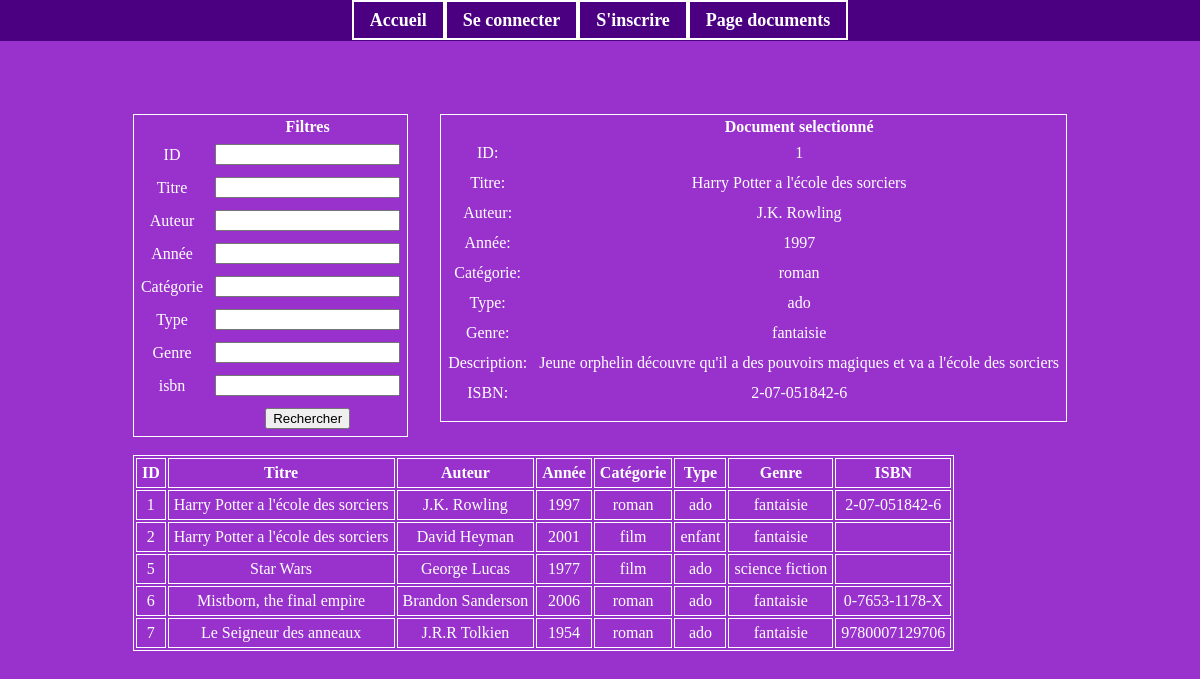
Screenshot of /main.php with the database file from the repository.
### tables this page shows
CREATE TABLE `documents` (
  `ID` int NOT NULL,
  `titre` varchar(50) NOT NULL,
  `auteur` varchar(255) NOT NULL,
  `annee` year NOT NULL,
  `categorie` varchar(20) NOT NULL,
  `type` varchar(10) NOT NULL,
  `genre` varchar(20) NOT NULL,
  `description` text NOT NULL,
  `isbn` varchar(20) DEFAULT NULL
);

### main.php (the view, shortened to what this page needs)
<?php
    require_once 'fonctions.php';
?>
<!DOCTYPE html>
<html lang="en">
<head>
    <link rel="stylesheet" href="./css/style.css">
</head>
<body>
    <div class="page">
        <div class='container'>
            <?php
                $pdo = openConnexion($attr, $user, $pass, $opts);
                $id = isset($_POST['id']) ? $_POST['id'] : null ;
                $titre = isset($_POST['titre']) ? $_POST['titre'] : null ;
                $auteur = isset($_POST['auteur']) ? $_POST['auteur'] : null ;
                $annee = isset($_POST['annee']) ? $_POST['annee'] : null ;
                $categorie = isset($_POST['categorie']) ? $_POST['categorie'] : null ;
                $type = isset($_POST['type']) ? $_POST['type'] : null ;
                $genre = isset($_POST['genre']) ? $_POST['genre'] : null ;
                $description = isset($_POST['description']) ? $_POST['description'] : null ;
                $isbn = isset($_POST['isbn']) ? $_POST['isbn'] : null ;
                try{
                    $sql = ($isbn) ?
                    "SELECT
                    ID,
                    titre AS Titre,
                    auteur AS Auteur,
                    annee AS Année,
                    categorie AS Catégorie,
                    type AS Type,
                    genre AS Genre,
                    description AS Description.
                    isbn AS ISBN
                    FROM `documents`
                    WHERE ID          LIKE :id
                    AND titre       LIKE :titre
                    AND auteur      LIKE :auteur
                    AND annee       LIKE :annee
                    AND categorie   LIKE :categorie
                    AND type        LIKE :type
                    AND genre       LIKE :genre
                    AND description LIKE :description
                    AND isbn        LIKE :isbn":
                    "SELECT
                    ID,
                    titre AS Titre,
                    auteur AS Auteur,
                    annee AS Année,
                    categorie AS Catégorie,
                    type AS Type,
                    genre AS Genre,
                    description AS Description,
                    isbn AS ISBN
                    FROM `documents`
                    WHERE ID          LIKE :id
                    AND titre       LIKE :titre
                    AND auteur      LIKE :auteur
                    AND annee       LIKE :annee
                    AND categorie   LIKE :categorie
                    AND type        LIKE :type
                    AND genre       LIKE :genre
                    AND description LIKE :description";
                    $command =  $pdo->prepare($sql);
                    $command->bindValue(':id', '%'.($id ?? '').'%', PDO::PARAM_STR);
                    $command->bindValue(':titre', '%'.($titre ?? '').'%', PDO::PARAM_STR);
                    $command->bindValue(':auteur', '%'.($auteur ?? '').'%', PDO::PARAM_STR);
                    $command->bindValue(':annee', '%'.($annee ?? '').'%', PDO::PARAM_STR);
                    $command->bindValue(':categorie', '%'.($categorie ?? '').'%', PDO::PARAM_STR);
                    $command->bindValue(':type', '%'.($type ?? '').'%', PDO::PARAM_STR);
                    $command->bindValue(':genre', '%'.($genre ?? '').'%', PDO::PARAM_STR);
                    $command->bindValue(':description', '%'.($description ?? '').'%', PDO::PARAM_STR);
                    $command->execute();
                }
                catch (PDOException $e) {
                    echo "Erreur : " . $e->getMessage();
                }
            ?>
            <br>
            <br>
            <div class="horizontal">
                <table>
                    <form action="main.php" method="post">
                        <tr>
                            <th></th>
                            <th>Filtres</th>
                        </tr>
                        <tr>
                            <td>ID</td>
                            <td><input type="text" name="id"></td>
                        </tr>
                        <tr>
                            <td>Titre</td>
                            <td><input type="text" name="titre"></td>
                        </tr>
                        <tr>
                            <td>Auteur</td>
                            <td><input type="text" name="auteur"></td>
                        </tr>
                        <tr>
                            <td>Année</td>
                            <td><input type="text" name="annee"></td>
                        </tr>
                        <tr>
                            <td>Catégorie</td>
                            <td><input type="text" name="categorie"></td>
                        </tr>
                        <tr>
                            <td>Type</td>
                            <td><input type="text" name="type"></td>
                        </tr>
                        <tr>
                            <td>Genre</td>
                            <td><input type="text" name="genre"></td>
                        </tr>
                        <tr>
                            <td>isbn</td>
                            <td><input type="text" name="isbn"></td>
                        </tr>
                        <tr>
                            <td></td>
                            <td><button type='submit' name='recherche' value='recherche'>Rechercher</button></td>
                        </tr>
                    </form>
                </table>
                <table>
                    <tr>
                        <th></th>
                        <th>Document selectionné</th>
                    </tr>
                    <?php
                    $rows = $command->fetchAll(PDO::FETCH_ASSOC);
                    if (!$rows) {
                        echo "<tr><td>Aucun document trouvé.</td></tr>";
                    } else {
                        $selectedId = $_POST['selected_id'] ?? $rows[0]['ID'] ?? null;
                        $selected = null;
                        foreach ($rows as $r) {
                            if ((string)$r['ID'] === (string)$selectedId) {
                                $selected = $r;
                                break;
                            }
                        }
                        foreach ($selected as $fieldName => $value) {
                            echo "<tr><td>" . htmlspecialchars($fieldName) . ":</td><td> " . htmlspecialchars($value) . "</td></tr>";
                        }
                    }
                    ?>
                    <tr>
                        <td></td>
                        <td>
                        </td>
                    </tr>
                </table>
            </div>
            <br>
            <table>
                <tr>
                    <th class='list'>ID<br></th>
                    <th class='list'>Titre<br></th>
                    <th class='list'>Auteur<br></th>
                    <th class='list'>Année<br></th>
                    <th class='list'>Catégorie<br></th>
                    <th class='list'>Type<br></th>
                    <th class='list'>Genre<br></th>
                    <th class='list'>ISBN<br></th>
                </tr>
                <?php
                    foreach ($rows as $row){
                        echo '<tr class="listRow" data-id="' . htmlspecialchars($row['ID']) . '" onclick="selectionerDocument(this)">';
                        foreach($row as $r){
                            if($r != $row['Description']){
                                echo "<td class='list'>" . htmlspecialchars($r) . "</td>";
                            }
                        }
                        echo "</tr>";
                    }
                ?>
            </table>
        </div>
    </div>
</body>
</html>

### css/style.css (style rules this page uses)
body { background-color: darkorchid; }
.page { text-align: center; display: flex; align-items: flex-start; justify-content: center; min-height: 100vh; height: auto; padding-top: 70px; box-sizing: border-box; }
.container { display: inline-block; color: white; max-width: 100%; }
td { padding: 5px; }
table { border: 1px solid white; }
.list { border: 1px solid white; padding: 5px; }
.horizontal { display: flex; gap: 2rem; align-items: flex-start; }

### rows the page displays
documents: ID "1", titre "Harry Potter a l'école des sorciers", auteur "J.K. Rowling", annee "1997", categorie "roman", type "ado", genre "fantaisie", description "Jeune orphelin découvre qu'il a des pouvoirs magiques et va a l'école des sorciers", isbn "2-07-051842-6"
documents: ID "2", titre "Harry Potter a l'école des sorciers", auteur "David Heyman", annee "2001", categorie "film", type "enfant", genre "fantaisie"
documents: ID "5", titre "Star Wars", auteur "George Lucas", annee "1977", categorie "film", type "ado", genre "science fiction"
documents: ID "6", titre "Mistborn, the final empire", auteur "Brandon Sanderson", annee "2006", categorie "roman", type "ado", genre "fantaisie", isbn "0-7653-1178-X"
documents: ID "7", titre "Le Seigneur des anneaux", auteur "J.R.R Tolkien", annee "1954", categorie "roman", type "ado", genre "fantaisie", isbn "9780007129706"

### other values shown
$fieldName "ID"
$fieldName "Titre"
$fieldName "Auteur"
$fieldName "Année"
$fieldName "Catégorie"
$fieldName "Type"
$fieldName "Genre"
$fieldName "Description"
$fieldName "ISBN"
